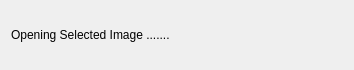
<?xml version="1.0" encoding="UTF-8"?>
<ui version="4.0">
 <class>ImageOpenDialog</class>
 <widget class="QDialog" name="ImageOpenDialog">
  <property name="geometry">
   <rect>
    <x>0</x>
    <y>0</y>
    <width>354</width>
    <height>70</height>
   </rect>
  </property>
  <property name="windowTitle">
   <string>Image Loading</string>
  </property>
  <property name="sizeGripEnabled">
   <bool>false</bool>
  </property>
  <property name="modal">
   <bool>true</bool>
  </property>
  <layout class="QVBoxLayout" name="verticalLayout">
   <item>
    <widget class="QLabel" name="status">
     <property name="sizePolicy">
      <sizepolicy hsizetype="Minimum" vsizetype="Fixed">
       <horstretch>0</horstretch>
       <verstretch>0</verstretch>
      </sizepolicy>
     </property>
     <property name="text">
      <string>Opening Selected Image .......</string>
     </property>
    </widget>
   </item>
  </layout>
 </widget>
 <resources/>
 <connections/>
</ui>
